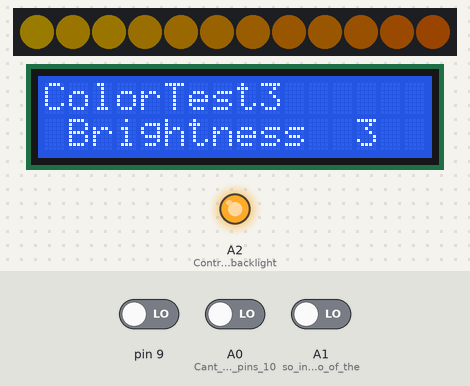
A sketch run on a simulated Arduino Uno, built with avr-gcc and run on an emulated ATmega328P. Shown: 12 RGB LEDs in strip order, left to right, 16×2 character LCD, output pins drawn as LEDs (lit = HIGH). The inputs (shaded band) are chosen by the test bench; at power-on: pin 9 LOW, A0 (Cant_use_pins_10) LOW, A1 (so_instead_use_two_of_the) LOW. Dim RGB values are drawn brighter than linear.

Above: at 1.2 s.
1.3 s: pin 9 driven HIGH
At 1.74 s:
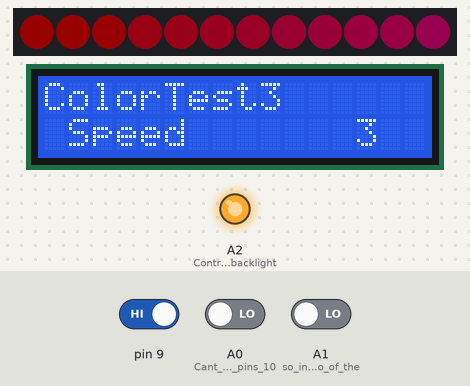
4.0 s: A0 (Cant_use_pins_10) driven HIGH
At 4.18 s:
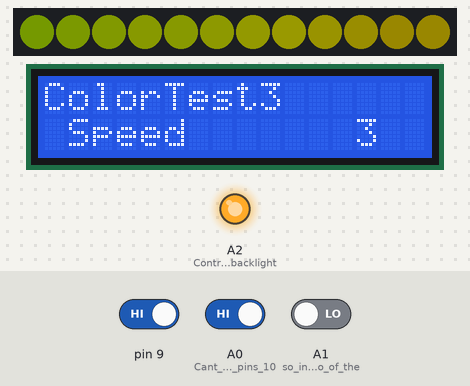
6.4 s: A1 (so_instead_use_two_of_the) driven HIGH
At 6.61 s:
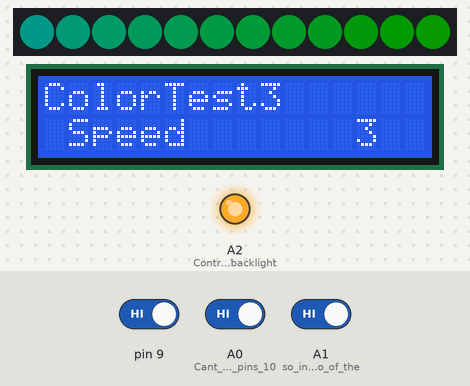
9.4 s: pin 9 driven LOW
At 9.66 s:
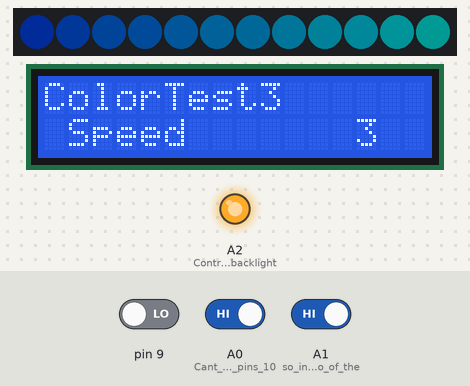
12.4 s: A1 (so_instead_use_two_of_the) driven LOW
At 12.4 s:
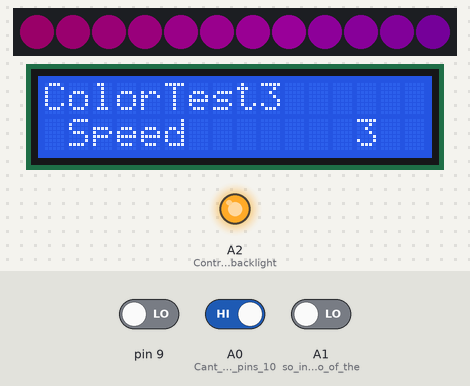
15.4 s: A0 (Cant_use_pins_10) driven LOW
At 16.7 s:
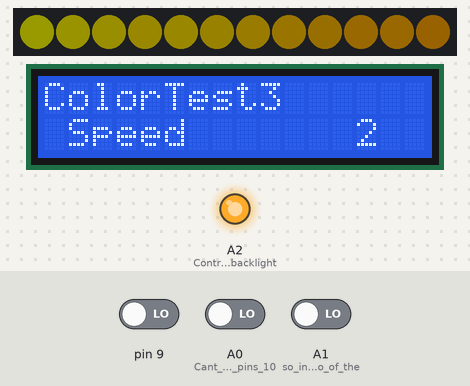
Timing chart, 0 to 20.9 s (numbered marks = the images above; inputs shaded):
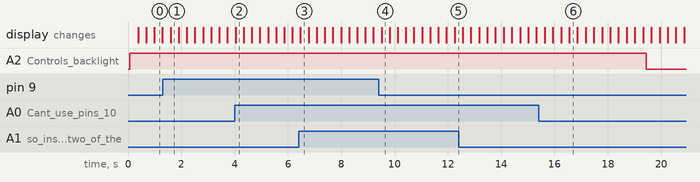

Measured:
- after the input at 1.3 s, the display: changes after 0.30 s (image 1)
- after the input at 4.0 s, A2 (Controls_backlight): stays HIGH (without the input it goes to LOW after 1.3 s)
- after the input at 6.4 s, A2 (Controls_backlight): stays HIGH (without the input it goes to LOW after 1.6 s)
- after the input at 9.4 s, A2 (Controls_backlight): stays HIGH (without the input it goes to LOW after 1.0 s)
- after the input at 12.4 s, A2 (Controls_backlight): stays HIGH (without the input it goes to LOW after 1.0 s)
- after the input at 15.4 s, A2 (Controls_backlight): HIGH → LOW after 4.0 s instead of 1.0 s

The sketch:

ColorTest3.ino
```cpp
// Adafruit DotStar - Version: 1.0.4
#include <Adafruit_DotStar.h>
// LiquidCrystal - Version: 1.0.7
#include <LiquidCrystal.h>

#include <Adafruit_DotStar.h>
// Because conditional #includes don't work w/Arduino sketches...
#include <SPI.h>         // COMMENT OUT THIS LINE FOR GEMMA OR TRINKET
//#include <avr/power.h> // ENABLE THIS LINE FOR GEMMA OR TRINKET

// 12-28-2018 cut off 18 leds from strip
#define NUMPIXELS 12 // Number of LEDs in strip
#define LENGTH 4      // Number of LED in second chase
#define LENGTH2 12      // Number of LED in lead chase
#define DELAY 20      // Delay slows down the traveling
//#define DEBUG 1

// My strip is Grn Red Blu order of bits.

LiquidCrystal lcd(7, 6, 5, 4, 3, 2);  // Setup the LCD object and assign pins
Adafruit_DotStar strip = Adafruit_DotStar(NUMPIXELS, DOTSTAR_BRG);

typedef struct {
    double r;       // a fraction between 0 and 1
    double g;       // a fraction between 0 and 1
    double b;       // a fraction between 0 and 1
} rgb;

typedef struct {
    double h;       // angle in degrees
    double s;       // a fraction between 0 and 1
    double v;       // a fraction between 0 and 1
} hsv;
rgb colorOut;
hsv colorIn;

// New for ColorTest1:
int led = 0;
int base = 0;
float hue[7] = {120, 105, 60, 0, 260, 220, 180};
//float hue[7] = {154, 103, 51, 0, 307, 256, 205};
float hueinc[7];
int huestep = 500;
int hues = 7;
int huehold = 3;
int holdi = 0;
int huei=0;
int stepi=0;
int index = 0;
int index2 = 0;
float offset = 2;

int redx, greenx, bluex;

// older
float h1index = 0;
float h1step = 0.05;
float s1 = 1.0;
float v1 = 0.1;
unsigned long color1 = 0;
int head  = 0, tail = -LENGTH; // Index of first 'on' and 'off' pixels

float h2index = 60;
float h2step = 1.0;
float s2 = 1.0;
float v2 = 0.1;
unsigned long color2 = 0;
int head2  = 0, tail2 = - LENGTH2; // Index of first 'on' and 'off' pixels

// Menu items
#define NMENU 3
int menui = 0;

#define NBRIGHT 6
float brightTab[NBRIGHT]={0.01, 0.05, 0.1, 0.2, 0.5, 1.0};
int brighti = 2;
float bright;

#define NSPEED 5
float speedTab[NSPEED]={50, 25, 10, 5, 2};
int speedi = 2;
float speed;

#define NSHIFT 5
float shiftTab[NSHIFT]={0.1, 0.2, 0.5, 1.0, 2.0};
int shifti = 2;
float shift;

int buttons_in = 0;
int buttons_out = 0;
int old_buttons = 88;

int menuOn = 1;
#define MENU_MILLIS 4000
unsigned long button_last = 0;
unsigned long button_delta = 0;


//=================================================================================

unsigned long getColor2(float index, float brightness)
{
  int sector;
  float frac;
  float red,grn,blu;
  unsigned long temp;

  sector = (int)(index/60);
  frac = (index - sector*60) / 60;

  if(sector<0) sector = 0;
  if(sector>5) sector = 5;

  switch(sector){
    case 0:
      red = 1;
      grn = frac;
      blu = 0;
      break;
    case 1:
      red = 1-frac;
      grn = 1;
      blu = 0;
      break;
    case 2:
      red = 0;
      grn = 1;
      blu = frac;
      break;
    case 3:
      red = 0;
      grn = 1-frac;
      blu = 1;
      break;
    case 4:
      red = frac;
      grn = 0;
      blu = 1;
      break;
    case 5:
      red = 1;
      grn = 0;
      blu = 1-frac;
      break;
    default:
      red = 0.6;
      grn = 0.6;
      blu = 0.6;
  }

  red = red * brightness;
  grn = grn * brightness;
  blu = blu * brightness;

  temp = grn;
  temp = temp<<8;
  temp = temp + red;
  temp = temp<<8;
  temp = temp + blu;

  return(temp);

}

//=================================================================================

static rgb   hsv2rgb(hsv in);
rgb hsv2rgb(hsv in)
{
    double      hh, p, q, t, ff;
    long        i;
    rgb         out;

    if(in.s <= 0.0) {       // < is bogus, just shuts up warnings
        out.r = in.v;
        out.g = in.v;
        out.b = in.v;
        return out;
    }
    hh = in.h;
    if(hh >= 360.0) hh = 0.0;
    hh /= 60.0;
    i = (long)hh;
    ff = hh - i;
    p = in.v * (1.0 - in.s);
    q = in.v * (1.0 - (in.s * ff));
    t = in.v * (1.0 - (in.s * (1.0 - ff)));

    switch(i) {
    case 0:
        out.r = in.v;
        out.g = t;
        out.b = p;
        break;
    case 1:
        out.r = q;
        out.g = in.v;
        out.b = p;
        break;
    case 2:
        out.r = p;
        out.g = in.v;
        out.b = t;
        break;

    case 3:
        out.r = p;
        out.g = q;
        out.b = in.v;
        break;
    case 4:
        out.r = t;
        out.g = p;
        out.b = in.v;
        break;
    case 5:
    default:
        out.r = in.v;
        out.g = p;
        out.b = q;
        break;
    }
    return out;
}


//=================================================================================
// This function takes floating point values for
// hue = h range 0 to 360
// saturation = s range 0 to 1.0
// value = v range 0 to 1.0
// and returns a 32 bit color code for the RGB values
// needed for the LED string: 0x00GGRRBB
unsigned long getColor(float h, float s, float v){

  unsigned long temp;

  colorIn.h = h;
  colorIn.s = s;
  colorIn.v = v;
  colorOut = hsv2rgb(colorIn);
  colorOut.r *= 255;
  colorOut.g *= 255;
  colorOut.b *= 255;

  temp = colorOut.r;
  temp = temp<<8;
  temp = temp + colorOut.g;
  temp = temp<<8;
  temp = temp + colorOut.b;

  return(temp);
}


//=================================================================================

void setup() {

#if defined(__AVR_ATtiny85__) && (F_CPU == 16000000L)
  clock_prescale_set(clock_div_1); // Enable 16 MHz on Trinket
#endif

  strip.begin(); // Initialize pins for output
  strip.show();  // Turn all LEDs off ASAP

  lcd.begin(16,2);    // is that 16 characters and 2 lines?
  lcd.print("ColorTest3");

//  pinMode(8,INPUT);
  pinMode(9,INPUT);
  pinMode(A0,INPUT);    // Cant use pins 10,11,12,13 since configured for SPI
  pinMode(A1,INPUT);    // so instead use two of the analog inputs configure for digital

  pinMode(A2,OUTPUT);    // Controls backlight, High = on , Low = off
  digitalWrite(A2,HIGH);  // Turn on backlight at startup

 head2 = head2 + NUMPIXELS/4;
 tail2 = tail2 + NUMPIXELS/4;

 bright = brightTab[brighti];
 speed = speedTab[speedi];
 shift = shiftTab[shifti];

 hueinc[0] = ( hue[1] - hue[0] ) / huestep;
 hueinc[1] = ( hue[2] - hue[1] ) / huestep;
 hueinc[2] = ( hue[3] - hue[2] ) / huestep;
 hueinc[3] = ( hue[4] - 360) / huestep;
 hueinc[4] = ( hue[5] - hue[4] ) / huestep;
 hueinc[5] = ( hue[6] - hue[5] ) / huestep;
 hueinc[6] = ( hue[0] - hue[6] ) / huestep;

}

//=================================================================================

void updateMenu(int button){

  // menu down button
  if(button == 1){
    menui--;
    if(menui<0) menui = NMENU -1;
  }

  // menu up button
  if(button == 2){
    menui++;
    if(menui>=NMENU) menui = 0;
  }

  // value down button
  if(button == 4){

    // brightness menu
    if(menui == 0){
      if(brighti>0) brighti--;
      bright = brightTab[brighti];

    }

    // speed menu
    if(menui == 1){
      if(speedi>0) speedi--;
      speed = speedTab[speedi];
    }

    // shift menu
    // hijacked to establish the base color
    if(menui == 2){
      if(base>0) base--;
    }

  }

  // value up button
  if(button == 8){

    // brightness menu
    if(menui == 0){
      if(brighti < NBRIGHT-1) brighti++;
      bright = brightTab[brighti];
    }

    // speed menu
    if(menui == 1){
      if(speedi < NSPEED-1) speedi++;
      speed = speedTab[speedi];
    }

    // shift menu
    if(menui == 2){
      if(base < 360) base++;
    }

  }

  // Now that changes are made, update the display
  lcd.setCursor(0,1);

  if(menui == 0 ){
    lcd.print(" Brightness  ");
    lcd.print(brighti+1);
  }

  if(menui == 1){
    lcd.print(" Speed       ");
    lcd.print(speedi+1);
  }

  if(menui == 2){
    lcd.print(" Base        ");
    lcd.print(base);
  }


}

//=================================================================================

void loop() {

  // If backlight time has expired, turn of LCD backlight
  if(  (millis() - button_last) > MENU_MILLIS){
    menuOn = 0;
    digitalWrite(A2,LOW);
    lcd.noDisplay();
  }

  // Read 4 button inputs
  buttons_in = 0;
  //if(digitalRead(8)==HIGH) buttons_in +=1;
  if(digitalRead(9)==HIGH) buttons_in +=2;
  if(digitalRead(A0)==HIGH) buttons_in +=4;
  if(digitalRead(A1)==HIGH) buttons_in +=8;

  if(buttons_in != old_buttons){
    // got a new button press
    old_buttons = buttons_in;
    button_last = millis();
    if(menuOn ==1){
      // if backlight is already on, update the menu based on button press
      updateMenu(buttons_in);
    }else{
      // if backlight is off, turn it on, reset the backlight timeout,
      // but do not process the button press
      menuOn = 1;
      digitalWrite(A2,HIGH);
      lcd.display();
    }
  }

  index += 1;                 // increment the color by 1
  if(index>160) index++;          // if color > ~160(blue) then increment again for faster cycle.
  if(index>=360) index -= 360;

  for(led=0;led<12;led++){
   index2 = index + (offset + index/90)*led;
    while(index2>=360) index2 -= 360;
    while(index2<0) index2 += 360;

//    color1 = getColor( index2, s1, bright );
    color1 = getColor2( index2, 255*bright );
    strip.setPixelColor(led,color1);
  }

  strip.show();                     // Refresh strip
  delay(speed);                        // Variable delay controls apparent speed

/*
  // Get a look at the RGB numbers
  color1 = getColor2(index, 255*bright);

  colorIn.h = index;
  colorIn.s = s1;
  colorIn.v = bright;
  colorOut = hsv2rgb(colorIn);
  colorOut.r *= 255;
  colorOut.g *= 255;
  colorOut.b *= 255;

  lcd.clear();
  lcd.setCursor(0,0);
  lcd.print("i=");
  lcd.print(index);
  lcd.print("    r=");
  lcd.print(colorOut.r);
  lcd.setCursor(0,1);
  lcd.print("g=");
  lcd.print(colorOut.g);
  lcd.print("    b=");
  lcd.print(colorOut.b);
//  lcd.print(" ");
//  lcd.print(greenx);
//  lcd.print(" ");
//  lcd.print(bluex);
*/

}

//=================================================================================
```
